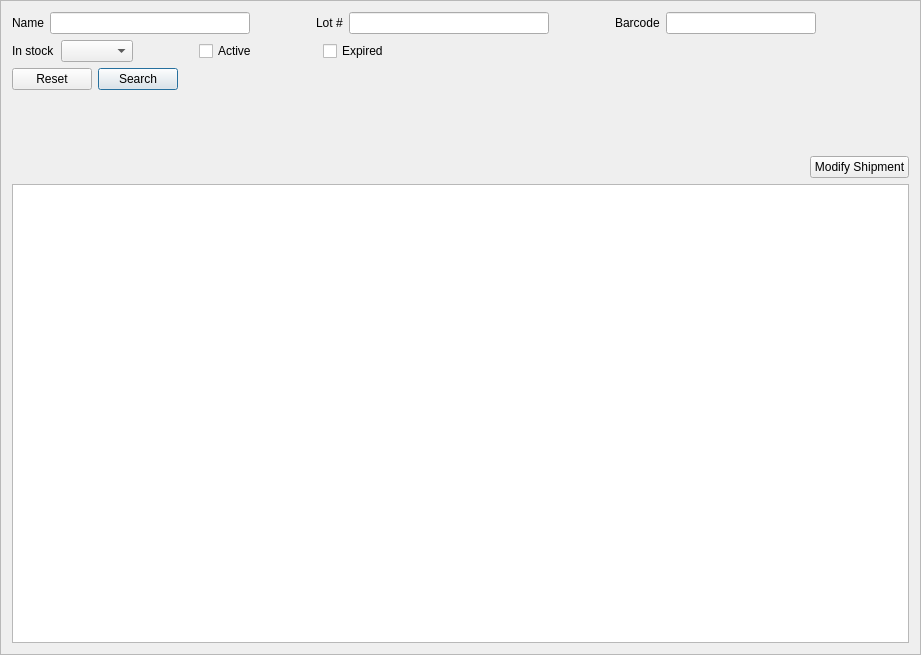
<?xml version="1.0" encoding="UTF-8"?>
<ui version="4.0">
 <class>InventoryFrame</class>
 <widget class="QFrame" name="InventoryFrame">
  <property name="geometry">
   <rect>
    <x>0</x>
    <y>0</y>
    <width>921</width>
    <height>655</height>
   </rect>
  </property>
  <property name="windowTitle">
   <string>Frame</string>
  </property>
  <property name="frameShape">
   <enum>QFrame::StyledPanel</enum>
  </property>
  <property name="frameShadow">
   <enum>QFrame::Raised</enum>
  </property>
  <layout class="QVBoxLayout" name="verticalLayout_2">
   <item>
    <layout class="QHBoxLayout" name="horizontalLayout">
     <item>
      <widget class="QLabel" name="nameLabel">
       <property name="text">
        <string>Name</string>
       </property>
      </widget>
     </item>
     <item>
      <widget class="QLineEdit" name="nameField">
       <property name="minimumSize">
        <size>
         <width>200</width>
         <height>0</height>
        </size>
       </property>
       <property name="maximumSize">
        <size>
         <width>250</width>
         <height>16777215</height>
        </size>
       </property>
      </widget>
     </item>
     <item>
      <spacer name="horizontalSpacer">
       <property name="orientation">
        <enum>Qt::Horizontal</enum>
       </property>
       <property name="sizeType">
        <enum>QSizePolicy::Fixed</enum>
       </property>
       <property name="sizeHint" stdset="0">
        <size>
         <width>60</width>
         <height>20</height>
        </size>
       </property>
      </spacer>
     </item>
     <item>
      <widget class="QLabel" name="lotLabel">
       <property name="text">
        <string>Lot #</string>
       </property>
      </widget>
     </item>
     <item>
      <widget class="QLineEdit" name="lotField">
       <property name="minimumSize">
        <size>
         <width>200</width>
         <height>0</height>
        </size>
       </property>
       <property name="maximumSize">
        <size>
         <width>250</width>
         <height>16777215</height>
        </size>
       </property>
      </widget>
     </item>
     <item>
      <spacer name="horizontalSpacer_2">
       <property name="orientation">
        <enum>Qt::Horizontal</enum>
       </property>
       <property name="sizeType">
        <enum>QSizePolicy::Fixed</enum>
       </property>
       <property name="sizeHint" stdset="0">
        <size>
         <width>60</width>
         <height>20</height>
        </size>
       </property>
      </spacer>
     </item>
     <item>
      <widget class="QLabel" name="barcodeLabel">
       <property name="text">
        <string>Barcode</string>
       </property>
      </widget>
     </item>
     <item>
      <widget class="QLineEdit" name="barcodeField">
       <property name="minimumSize">
        <size>
         <width>150</width>
         <height>0</height>
        </size>
       </property>
       <property name="maximumSize">
        <size>
         <width>200</width>
         <height>16777215</height>
        </size>
       </property>
      </widget>
     </item>
     <item>
      <spacer name="horizontalSpacer_3">
       <property name="orientation">
        <enum>Qt::Horizontal</enum>
       </property>
       <property name="sizeHint" stdset="0">
        <size>
         <width>40</width>
         <height>20</height>
        </size>
       </property>
      </spacer>
     </item>
    </layout>
   </item>
   <item>
    <layout class="QHBoxLayout" name="horizontalLayout_2">
     <item>
      <widget class="QLabel" name="stockLabel">
       <property name="text">
        <string>In stock</string>
       </property>
      </widget>
     </item>
     <item>
      <widget class="QComboBox" name="stockCombo"/>
     </item>
     <item>
      <spacer name="horizontalSpacer_4">
       <property name="orientation">
        <enum>Qt::Horizontal</enum>
       </property>
       <property name="sizeType">
        <enum>QSizePolicy::Fixed</enum>
       </property>
       <property name="sizeHint" stdset="0">
        <size>
         <width>60</width>
         <height>20</height>
        </size>
       </property>
      </spacer>
     </item>
     <item>
      <widget class="QCheckBox" name="activeCheckbox">
       <property name="text">
        <string>Active</string>
       </property>
      </widget>
     </item>
     <item>
      <spacer name="horizontalSpacer_5">
       <property name="orientation">
        <enum>Qt::Horizontal</enum>
       </property>
       <property name="sizeType">
        <enum>QSizePolicy::Fixed</enum>
       </property>
       <property name="sizeHint" stdset="0">
        <size>
         <width>60</width>
         <height>20</height>
        </size>
       </property>
      </spacer>
     </item>
     <item>
      <widget class="QCheckBox" name="expiredCheckbox">
       <property name="text">
        <string>Expired</string>
       </property>
      </widget>
     </item>
     <item>
      <spacer name="horizontalSpacer_6">
       <property name="orientation">
        <enum>Qt::Horizontal</enum>
       </property>
       <property name="sizeHint" stdset="0">
        <size>
         <width>40</width>
         <height>20</height>
        </size>
       </property>
      </spacer>
     </item>
    </layout>
   </item>
   <item>
    <layout class="QHBoxLayout" name="horizontalLayout_3">
     <item>
      <widget class="QPushButton" name="resetButton">
       <property name="text">
        <string>Reset</string>
       </property>
      </widget>
     </item>
     <item>
      <widget class="QPushButton" name="searchButton">
       <property name="text">
        <string>Search</string>
       </property>
       <property name="default">
        <bool>true</bool>
       </property>
      </widget>
     </item>
     <item>
      <spacer name="horizontalSpacer_7">
       <property name="orientation">
        <enum>Qt::Horizontal</enum>
       </property>
       <property name="sizeHint" stdset="0">
        <size>
         <width>40</width>
         <height>20</height>
        </size>
       </property>
      </spacer>
     </item>
    </layout>
   </item>
   <item>
    <spacer name="verticalSpacer">
     <property name="orientation">
      <enum>Qt::Vertical</enum>
     </property>
     <property name="sizeType">
      <enum>QSizePolicy::Fixed</enum>
     </property>
     <property name="sizeHint" stdset="0">
      <size>
       <width>20</width>
       <height>60</height>
      </size>
     </property>
    </spacer>
   </item>
   <item>
    <layout class="QHBoxLayout" name="horizontalLayout_4">
     <item>
      <spacer name="horizontalSpacer_8">
       <property name="orientation">
        <enum>Qt::Horizontal</enum>
       </property>
       <property name="sizeHint" stdset="0">
        <size>
         <width>40</width>
         <height>20</height>
        </size>
       </property>
      </spacer>
     </item>
     <item>
      <widget class="QPushButton" name="modifyShipmentButton">
       <property name="text">
        <string>Modify Shipment</string>
       </property>
      </widget>
     </item>
    </layout>
   </item>
   <item>
    <widget class="QTableView" name="resultTable">
     <property name="selectionBehavior">
      <enum>QAbstractItemView::SelectRows</enum>
     </property>
    </widget>
   </item>
  </layout>
 </widget>
 <resources/>
 <connections>
  <connection>
   <sender>nameField</sender>
   <signal>returnPressed()</signal>
   <receiver>searchButton</receiver>
   <slot>click()</slot>
   <hints>
    <hint type="sourcelabel">
     <x>143</x>
     <y>20</y>
    </hint>
    <hint type="destinationlabel">
     <x>129</x>
     <y>78</y>
    </hint>
   </hints>
  </connection>
  <connection>
   <sender>lotField</sender>
   <signal>returnPressed()</signal>
   <receiver>searchButton</receiver>
   <slot>click()</slot>
   <hints>
    <hint type="sourcelabel">
     <x>447</x>
     <y>20</y>
    </hint>
    <hint type="destinationlabel">
     <x>129</x>
     <y>78</y>
    </hint>
   </hints>
  </connection>
  <connection>
   <sender>barcodeField</sender>
   <signal>returnPressed()</signal>
   <receiver>searchButton</receiver>
   <slot>click()</slot>
   <hints>
    <hint type="sourcelabel">
     <x>739</x>
     <y>20</y>
    </hint>
    <hint type="destinationlabel">
     <x>129</x>
     <y>78</y>
    </hint>
   </hints>
  </connection>
  <connection>
   <sender>resetButton</sender>
   <signal>clicked()</signal>
   <receiver>nameField</receiver>
   <slot>clear()</slot>
   <hints>
    <hint type="sourcelabel">
     <x>48</x>
     <y>78</y>
    </hint>
    <hint type="destinationlabel">
     <x>143</x>
     <y>20</y>
    </hint>
   </hints>
  </connection>
  <connection>
   <sender>resetButton</sender>
   <signal>clicked()</signal>
   <receiver>lotField</receiver>
   <slot>clear()</slot>
   <hints>
    <hint type="sourcelabel">
     <x>48</x>
     <y>78</y>
    </hint>
    <hint type="destinationlabel">
     <x>447</x>
     <y>20</y>
    </hint>
   </hints>
  </connection>
  <connection>
   <sender>resetButton</sender>
   <signal>clicked()</signal>
   <receiver>barcodeField</receiver>
   <slot>clear()</slot>
   <hints>
    <hint type="sourcelabel">
     <x>48</x>
     <y>78</y>
    </hint>
    <hint type="destinationlabel">
     <x>739</x>
     <y>20</y>
    </hint>
   </hints>
  </connection>
  <connection>
   <sender>resetButton</sender>
   <signal>clicked()</signal>
   <receiver>stockCombo</receiver>
   <slot>clear()</slot>
   <hints>
    <hint type="sourcelabel">
     <x>48</x>
     <y>78</y>
    </hint>
    <hint type="destinationlabel">
     <x>89</x>
     <y>48</y>
    </hint>
   </hints>
  </connection>
 </connections>
</ui>
